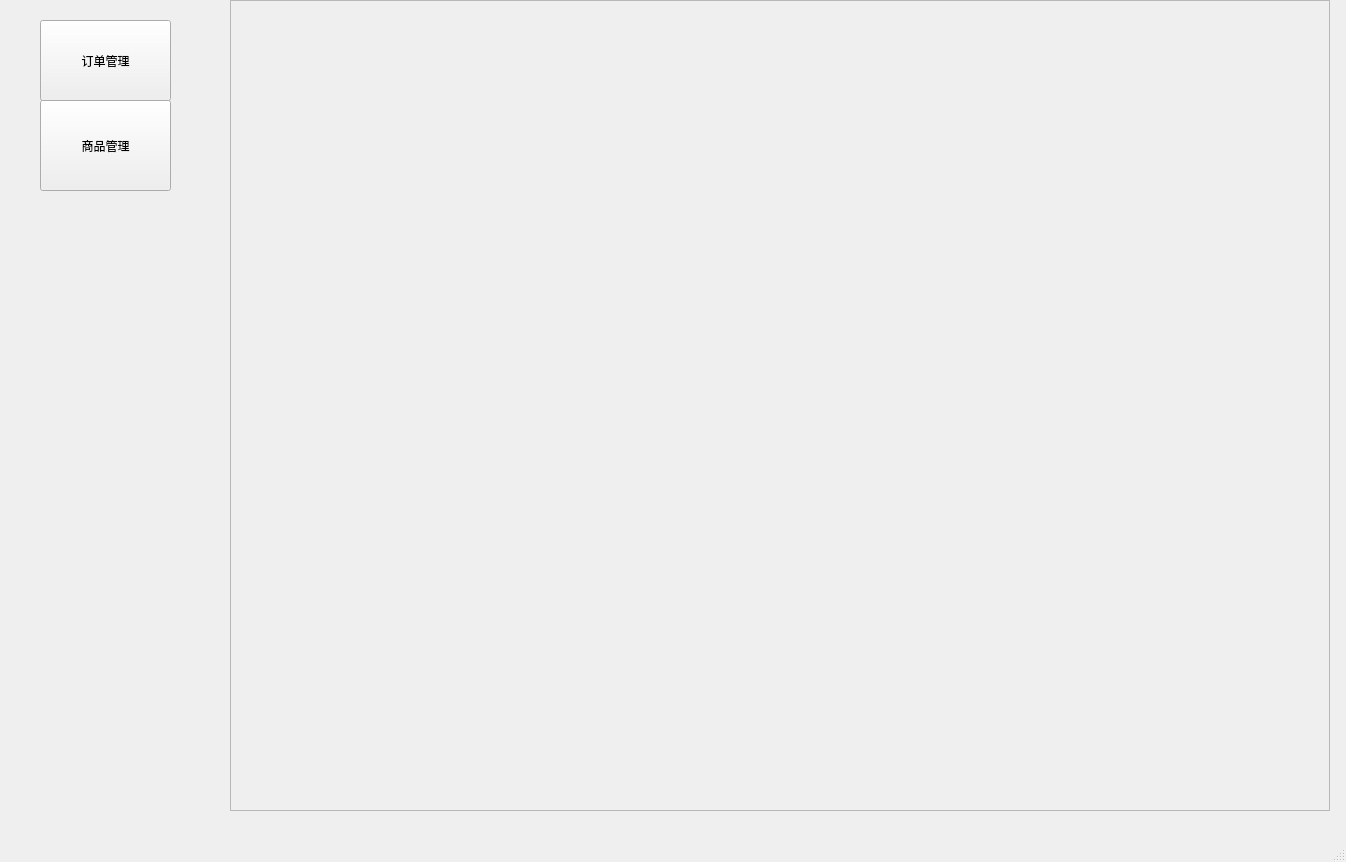
<?xml version="1.0" encoding="UTF-8"?>
<ui version="4.0">
 <class>MainWindow</class>
 <widget class="QMainWindow" name="MainWindow">
  <property name="geometry">
   <rect>
    <x>0</x>
    <y>0</y>
    <width>1346</width>
    <height>862</height>
   </rect>
  </property>
  <property name="windowTitle">
   <string>MainWindow</string>
  </property>
  <widget class="QWidget" name="centralwidget">
   <widget class="QPushButton" name="pushButton_order">
    <property name="geometry">
     <rect>
      <x>40</x>
      <y>20</y>
      <width>131</width>
      <height>81</height>
     </rect>
    </property>
    <property name="text">
     <string>订单管理</string>
    </property>
   </widget>
   <widget class="QPushButton" name="pushButton_management">
    <property name="geometry">
     <rect>
      <x>40</x>
      <y>100</y>
      <width>131</width>
      <height>91</height>
     </rect>
    </property>
    <property name="text">
     <string>商品管理</string>
    </property>
   </widget>
   <widget class="QScrollArea" name="scrollArea">
    <property name="geometry">
     <rect>
      <x>230</x>
      <y>0</y>
      <width>1100</width>
      <height>811</height>
     </rect>
    </property>
    <property name="widgetResizable">
     <bool>true</bool>
    </property>
    <widget class="QWidget" name="scrollAreaWidgetContents">
     <property name="geometry">
      <rect>
       <x>0</x>
       <y>0</y>
       <width>1098</width>
       <height>809</height>
      </rect>
     </property>
    </widget>
   </widget>
  </widget>
  <widget class="QMenuBar" name="menubar">
   <property name="geometry">
    <rect>
     <x>0</x>
     <y>0</y>
     <width>1346</width>
     <height>30</height>
    </rect>
   </property>
  </widget>
  <widget class="QStatusBar" name="statusbar"/>
 </widget>
 <resources/>
 <connections/>
</ui>
